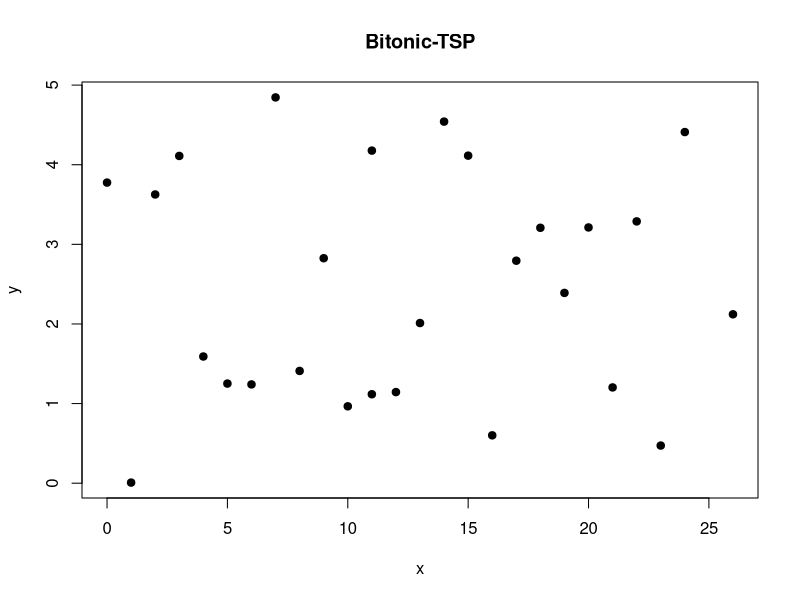

Recreate this plot in R.
# Pomozna funkcija generiraj_tocke generira tocke (x, y) v ravnini po katerih bomo iskali pot. Tu je x naravno, y pa realno število.
# spodnja_x ... spodnja meja za x koordinato
# zgornja_x ... zgornja meja za x koordinato
# spodnja_y ... spodnja meja za y koordinato
# zgornja_y ... zgornja meja za y koordinato
# N ... želeno število točk


# Opomba: predpostavil sem, da bomo iskali pot na točkah z različnimi x koordinatami

generiraj_tocke = function(spodnja_x, zgornja_x, spodnja_y, zgornja_y, N) {
  
  # Najprej naredimo prazno tabelo. Prvi stolpec pove x, drugi pa y koordinato točke.
  seznam_tock = data.frame(matrix(nrow = 0, ncol = 2))
  colnames(seznam_tock) = c("x", "y")
  
  # Preverimo, ali želeno število točk presega število razpoložljivih x koordinat
  if (N > (zgornja_x - spodnja_x + 1)){
    # Generiralo se bo največje možno število točk
    N = zgornja_x - spodnja_x + 1
    print("Število želenih točk presega število razpoložljivih koordinat na abscisni osi. Generirano je bilo največje možno število točk.")
    }
  
  # Naredimo vektor razpoložljivih x koordinat
  mozni_x = spodnja_x:zgornja_x
  
  for (i in 1:N){
    x_koord = sample(mozni_x, 1)
    seznam_tock[i,1] = x_koord
    seznam_tock[i,2] = runif(1, min = spodnja_y, max = zgornja_y)
    mozni_x = mozni_x[!mozni_x == x_koord]
    }
    
  seznam_tock = seznam_tock[order(seznam_tock$x),]
  return(seznam_tock)
}

test = generiraj_tocke(0,26,0,5,46)
test


# Še funkcija narisi, ki bo vrnila graf točk
narisi = function(seznam){
  graf = plot(x = seznam$x,
              y = seznam$y,
              pch = 19,
              xlab = "x",
              ylab = "y",
              main = "Bitonic-TSP")
  return(graf)
}

test_graf = narisi(test)

# funkcija, ki izračuna razdaljo med dvema točkama
razdalja = function(tocka1, tocka2){
    razdalja = sqrt((tocka2$x - tocka1$x)^2 + (tocka2$y - tocka1$y)^2)
    return(razdalja)
  }

testna_razdalja = razdalja(test[2,], test[4,])
